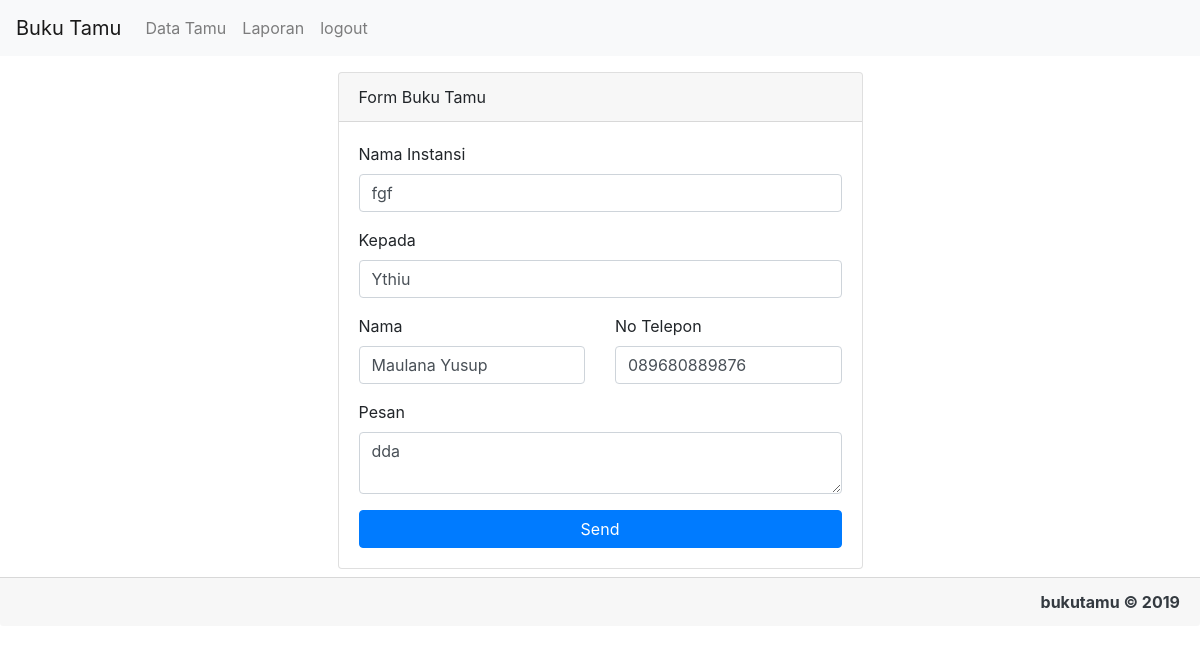
The page /edit.php?id_tamu=15 (signed in) on the database its author committed.
### tables this page shows
CREATE TABLE `tamu` (
  `id_tamu` int(11) NOT NULL,
  `instansi` char(128) NOT NULL,
  `kepada` char(128) NOT NULL,
  `nama` char(50) NOT NULL,
  `tlp` char(13) NOT NULL,
  `pesan` char(100) NOT NULL,
  `date_created` varchar(128) NOT NULL
);

### edit.php (the view, shortened to what this page needs)
<?php include 'navbar.php' ?>
<?php include "koneksi.php"; ?>
<!DOCTYPE html>
<html lang="en">
<head>
 <link rel="stylesheet" href="assets/css/bootstrap.min.css">
</head>
   <body>
      <?php
      $id_tamu = $_GET['id_tamu'];
      $query_mysql = mysqli_query($host,"SELECT * FROM tamu WHERE id_tamu='$id_tamu'")or die(mysql_error());
      while($data = mysqli_fetch_array($query_mysql)){
      ?>
<div class="container mt-3">
   <div class="col-md-6 offset-md-3">
      <div class="card ">
        <div class="card-header">
          Form Buku Tamu
        </div>
        <div class="card-body">
     <form action="act-edit.php" method="post">
     <div class="form-group">
       <label for="instansi">Nama Instansi</label>
       <input type="text" class="form-control" id="instansi" name="instansi" value="<?php echo $data['instansi'] ?>">
     </div>
     <div class="form-group">
       <label for="kepada">Kepada</label>
       <input type="text" class="form-control" id="kepada" name="kepada"  value="<?php echo $data['kepada'] ?>">
     </div>
     <div class="row">
        <div class="form-group col-md-6">
         <label for="nama">Nama</label>
         <input type="text" class="form-control" id="nama" name="nama" value="<?php echo $data['nama'] ?>">
       </div>
       <div class="form-group col-md-6">
         <label for="tlp">No Telepon</label>
         <input type="tlp" class="form-control" id="tlp" name="tlp" value="<?php echo $data['tlp'] ?>">
       </div>
     </div>
     <div class="form-group">
       <label for="pesan">Pesan</label>
       <textarea name="pesan" id="pesan" class="form-control" row="3"><?php echo $data['pesan'] ?></textarea>
     </div>
     <button type="submit" class="btn btn-primary col-12">Send</button>
   </form>
        </div>
      </div>
   </div>
</div>
<?php } ?>
   </body>
   </html>
<?php include 'footer.php'; ?>

### rows shown on the page
tamu: instansi "fgf", kepada "Ythiu", nama "Maulana Yusup", tlp "089680889876", pesan "dda"
